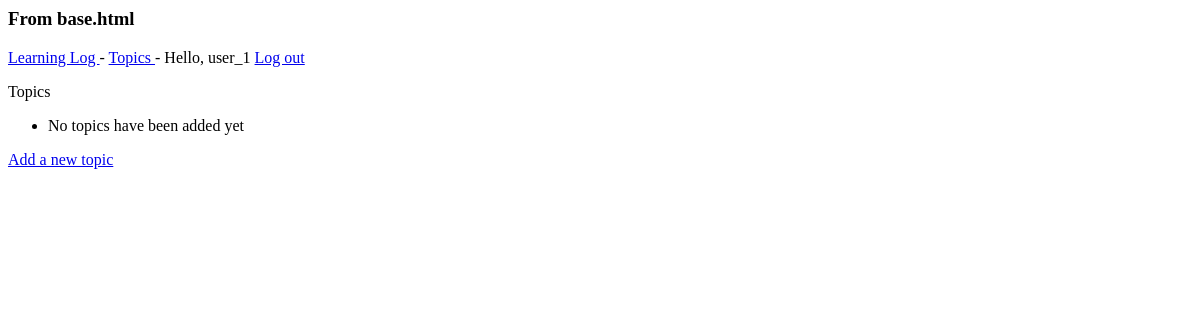
/topics/ (signed in), run on an earlier commit of the app's database.
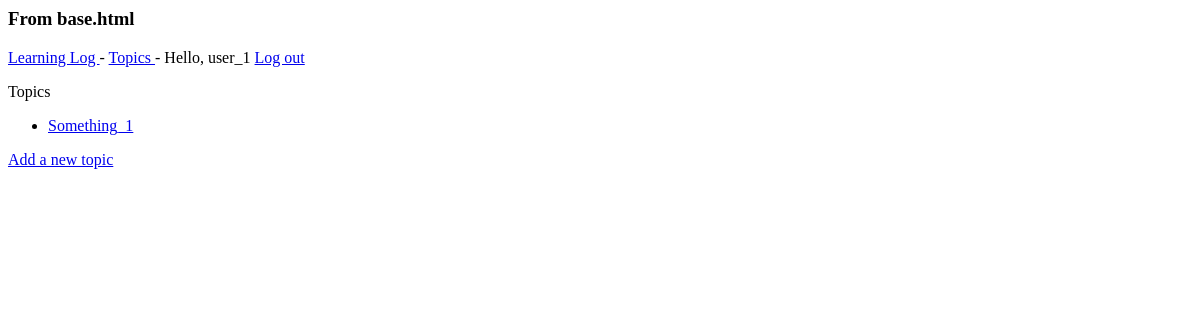
And on a later commit of the database.
### learning_logs/models.py (models this page shows)
class Topic(models.Model): # inherit from Django's base Model class
    text = models.CharField(max_length=200) # allocates 200 chars in database
    data_added = models.DateTimeField(auto_now_add=True) # sets to current data/time when new topic created
    owner = models.ForeignKey(User, on_delete=models.CASCADE)
    def __str__(self):
        return self.text

### learning_logs/views.py (the view)
# urls.py: path('topics/', views.topics, name = 'topics'),
@login_required
def topics(request):
    topics = Topic.objects.filter(owner=request.user).order_by('data_added')
    context = {'topics': topics}
    return render(request, 'learning_logs/topics.html', context)

### learning_logs/templates/learning_logs/topics.html
{% extends "learning_logs/base.html" %}
{% block content %}
    <p> Topics </p>
    <ul>
        {% for topic in topics %}
            <li>
                <a href="{% url 'learning_logs:topic' topic.id %}">{{ topic }}</a>
            </li>
        {% empty %}
            <li> No topics have been added yet </li>
        {% endfor%}
    </ul>
    <a href = "{% url 'learning_logs:new_topic' %}"> Add a new topic </a>
{% endblock content %}

What changed in the data, as far as the page shows it:
added Topic: text "Something_1"
Also different on the page:
text no longer shown: "No topics have been added yet"
